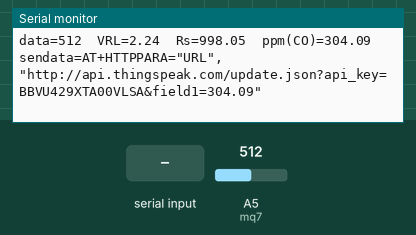
A sketch run on a simulated Arduino Uno, built with avr-gcc and run on an emulated ATmega328P. Parts: the last lines printed to the serial monitor. Inputs (shaded band) come from the test bench; at power-on: A5 (mq7) = 512. The modem accepts every AT command (registered, SIM ready, sends succeed) and sends nothing else.

Above: at 4.7 s.
4.8 s: A5 (mq7) set to 0
At 6.6 s:
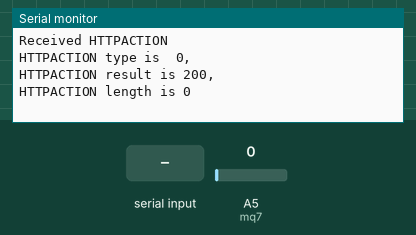
7.2 s: "AT+\n" received over the second serial link
At 7.8 s:
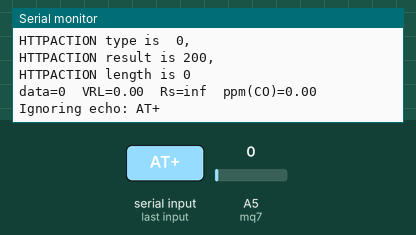
8.8 s: "+HTTPACTION:\n" received over the second serial link
13.7 s: A5 (mq7) set to 1023
At 18.4 s:
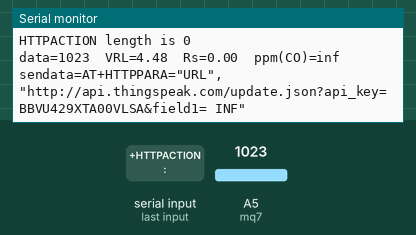
18.6 s: "+HTTPREAD:\n" received over the second serial link
At 20.3 s:
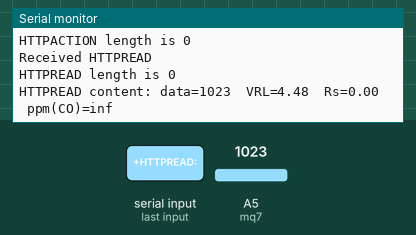
20.4 s: A5 (mq7) set to 900
At 23.8 s:
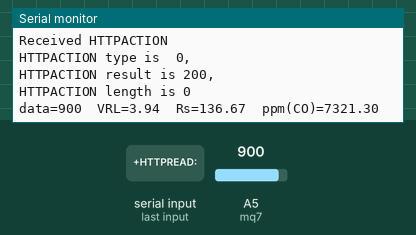
Timing chart, 0 to 25.3 s (numbered marks = the images above; inputs shaded):
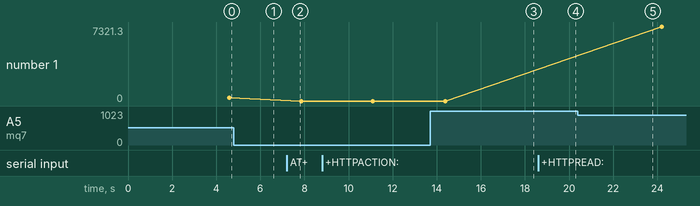

Measured:
- after the input at 7.2 s, the serial monitor: prints a new line after 0.13 s (image 2)
- after the input at 13.7 s, the serial monitor: prints a new line after 2.9 s (image 3)
- after the input at 18.6 s, the serial monitor: prints a new line after 0.31 s (image 4)
- after the input at 20.4 s, the serial monitor: prints a new line after 2.8 s (image 5)
- plotted number 1: 0 → 7321.3 after the input at 20.4 s

The sketch:

GPRS_CO.ino
```cpp
//thingspeak.com
#include <SoftwareSerial.h>
SoftwareSerial GSM(10, 11); // RX, TX

enum _parseState {
  PS_DETECT_MSG_TYPE,

  PS_IGNORING_COMMAND_ECHO,

  PS_HTTPACTION_TYPE,
  PS_HTTPACTION_RESULT,
  PS_HTTPACTION_LENGTH,

  PS_HTTPREAD_LENGTH,
  PS_HTTPREAD_CONTENT
};

byte parseState = PS_DETECT_MSG_TYPE;
char buffer[80];
byte pos = 0;

int contentLength = 0;

void resetBuffer() {
  memset(buffer, 0, sizeof(buffer));
  pos = 0;
}

void sendGSM(const char* msg, int waitMs = 500) {
  GSM.println(msg);
  delay(waitMs);
  while(GSM.available()) {
    parseATText(GSM.read());
  }
}

/*void setup()
{
  GSM.begin(9600);
  Serial.begin(9600);
  //sendGSM("AT+CIPSTART=\"TCP\",\"123.63.8.246\",\"8080\"");
  sendGSM("AT+SAPBR=3,1,\"APN\",\"airtelgprs.com\"");
  sendGSM("AT+SAPBR=1,1",3000);
  sendGSM("AT+HTTPINIT");
  sendGSM("AT+HTTPPARA=\"CID\",1");
  sendGSM("AT+HTTPPARA=\"URL\",\"http://api.thingspeak.com/update.json?api_key=UC8O3146FYE1KVS5&field1=73\"");
  sendGSM("AT+HTTPACTION=0");
}*/

/*void loop()
{
  while(GSM.available()) {
    parseATText(GSM.read());
  }
}*/

void parseATText(byte b) {

  buffer[pos++] = b;

  if ( pos >= sizeof(buffer) )
    resetBuffer(); // just to be safe

  /*
   // Detailed debugging
   Serial.println();
   Serial.print("state = ");
   Serial.println(state);
   Serial.print("b = ");
   Serial.println(b);
   Serial.print("pos = ");
   Serial.println(pos);
   Serial.print("buffer = ");
   Serial.println(buffer);*/

  switch (parseState) {
  case PS_DETECT_MSG_TYPE:
    {
      if ( b == '\n' )
        resetBuffer();
      else {
        if ( pos == 3 && strcmp(buffer, "AT+") == 0 ) {
          parseState = PS_IGNORING_COMMAND_ECHO;
        }
        else if ( b == ':' ) {
          //Serial.print("Checking message type: ");
          //Serial.println(buffer);

          if ( strcmp(buffer, "+HTTPACTION:") == 0 ) {
            Serial.println("Received HTTPACTION");
            parseState = PS_HTTPACTION_TYPE;
          }
          else if ( strcmp(buffer, "+HTTPREAD:") == 0 ) {
            Serial.println("Received HTTPREAD");
            parseState = PS_HTTPREAD_LENGTH;
          }
          resetBuffer();
        }
      }
    }
    break;

  case PS_IGNORING_COMMAND_ECHO:
    {
      if ( b == '\n' ) {
        Serial.print("Ignoring echo: ");
        Serial.println(buffer);
        parseState = PS_DETECT_MSG_TYPE;
        resetBuffer();
      }
    }
    break;

  case PS_HTTPACTION_TYPE:
    {
      if ( b == ',' ) {
        Serial.print("HTTPACTION type is ");
        Serial.println(buffer);
        parseState = PS_HTTPACTION_RESULT;
        resetBuffer();
      }
    }
    break;

  case PS_HTTPACTION_RESULT:
    {
      if ( b == ',' ) {
        Serial.print("HTTPACTION result is ");
        Serial.println(buffer);
        parseState = PS_HTTPACTION_LENGTH;
        resetBuffer();
      }
    }
    break;

  case PS_HTTPACTION_LENGTH:
    {
      if ( b == '\n' ) {
        Serial.print("HTTPACTION length is ");
        Serial.println(buffer);

        // now request content
        GSM.print("AT+HTTPREAD=0,");
        GSM.println(buffer);

        parseState = PS_DETECT_MSG_TYPE;
        resetBuffer();
      }
    }
    break;

  case PS_HTTPREAD_LENGTH:
    {
      if ( b == '\n' ) {
        contentLength = atoi(buffer);
        Serial.print("HTTPREAD length is ");
        Serial.println(contentLength);

        Serial.print("HTTPREAD content: ");

        parseState = PS_HTTPREAD_CONTENT;
        resetBuffer();
      }
    }
    break;

  case PS_HTTPREAD_CONTENT:
    {
      // for this demo I'm just showing the content bytes in the serial monitor
      Serial.write(b);

      contentLength--;

      if ( contentLength <= 0 ) {

        // all content bytes have now been read

        parseState = PS_DETECT_MSG_TYPE;
        resetBuffer();
      }
    }
    break;
  }
}
```

CO_detector1.ino
```cpp
//#include <Math.h>
int mq7 = A5;
int rl = 1000;
float vrl;
int adcdata;
int r0 = 2000;
float vcc = 4.48;
float ppmco;
float rs;

void setup() {
  // put your setup code here, to run once:
  Serial.begin(9600);
  GSM.begin(9600);
  pinMode(mq7, INPUT);
  sendGSM("AT+SAPBR=3,1,\"APN\",\"aircelwap\"");
  sendGSM("AT+SAPBR=1,1", 3000);
}

void sendcodata()
{
  sendGSM("AT+HTTPINIT");
  sendGSM("AT+HTTPPARA=\"CID\",1");
  /////////////////
  String sendata = "AT+HTTPPARA=\"URL\",\"http://api.thingspeak.com/update.json?api_key=BBVU429XTA00VLSA";
  sendata += "&field1=";
  sendata += String(ppmco);
  sendata += "\"\r";
  Serial.print("sendata=");
  Serial.println(sendata);
  ////////////////
  GSM.println(sendata);
  delay(500);
  while (GSM.available()) {
    parseATText(GSM.read());
  }
  sendGSM("AT+HTTPACTION=0");
}

void calcppm()
{
  adcdata = analogRead(mq7);
  vrl = vcc * adcdata / 1023;
  rs = rl * (( vcc / vrl) - 1);
  //ppmco = pow(100.00 * (rl / r0 * (vcc / vrl - 1)), -1.6);
  ppmco = 100 * pow((rs / r0), -1.6);
  return (String)ppmco;
}

void loop() {
  // put your main code here, to run repeatedly:
  adcdata = analogRead(A5);
  Serial.print("data=");
  Serial.print(adcdata);
  calcppm();
  Serial.print("\tVRL=");
  Serial.print(vrl);
  Serial.print("\tRs=");
  Serial.print(rs);
  Serial.print("\tppm(CO)=");
  Serial.println(ppmco);
  sendcodata();
  delay(1000);
}
```
